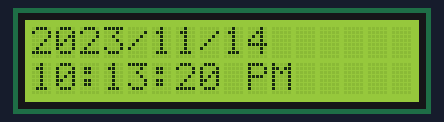
Recording of a sketch running on a simulated Arduino Uno, built with avr-gcc and run on an emulated ATmega328P. Parts: 16×2 character LCD. The local clock reads 2024-03-15 10:24:30 at power-on unless the sketch sets it; what the sketch prints to the serial monitor is not drawn.

Above: at 1.1 s.
At 5.3 s:
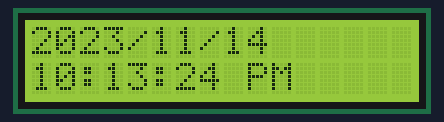
At 10.4 s:
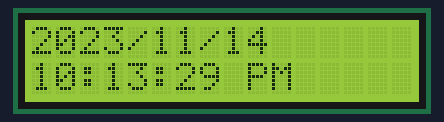
At 16.6 s:
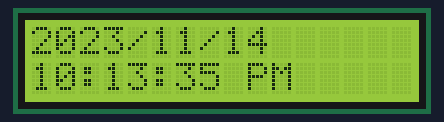
At 23.8 s:
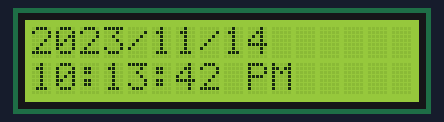
At 38.3 s:
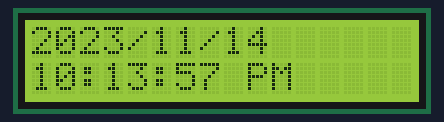

The sketch:

rtctestlcd.ino
```cpp
// Date and time functions using a DS1307 RTC connected via I2C and Wire lib

#include <Wire.h>
#include "RTClib.h"
#include <LiquidCrystal_I2C.h>//this is the special I2C LCD display library that came with the display


RTC_DS1307 RTC;
// set the LCD address to 0x27 or 0x3F for a 16 chars 2 line display
// Set the pins on the I2C chip used for LCD connections:
//                    addr, en,rw,rs,d4,d5,d6,d7,bl,blpol
LiquidCrystal_I2C lcd(0x27, 2, 1, 0, 4, 5, 6, 7, 3, POSITIVE);  // Set the LCD I2C address


void setup () {
//    Serial.begin(57600);
    Serial.begin(38400);
    Wire.begin();
    RTC.begin();

  if (! RTC.isrunning()) {
    Serial.println("RTC is NOT running!");
    // following line sets the RTC to the date & time this sketch was compiled
    RTC.adjust(DateTime(__DATE__, __TIME__));
  }
  //uncomment to adjust time regardless of whether it's set
  RTC.adjust(DateTime(__DATE__, __TIME__));

  lcd.begin(16,2);   // initialize the lcd for 16 chars 2 lines, turn on backlight
  lcd.backlight();

}

void loop () {
    DateTime now = RTC.now();

    Serial.print(now.year(), DEC);
    Serial.print('/');
    Serial.print(now.month(), DEC);
    Serial.print('/');
    Serial.print(now.day(), DEC);
    Serial.print(' ');
    Serial.print(now.hour(), DEC);
    Serial.print(':');
    Serial.print(now.minute(), DEC);
    Serial.print(':');
    Serial.print(now.second(), DEC);
    Serial.println();

    Serial.print(" since 1970 = ");
    Serial.print(now.unixtime());
    Serial.print("s = ");
    Serial.print(now.unixtime() / 86400L);
    Serial.println("d");

    // calculate a date which is 7 days and 30 seconds into the future
    DateTime future (now.unixtime() + 7 * 86400L + 30);

    Serial.print(" now + 7d + 30s: ");
    Serial.print(future.year(), DEC);
    Serial.print('/');
    Serial.print(future.month(), DEC);
    Serial.print('/');
    Serial.print(future.day(), DEC);
    Serial.print(' ');
    Serial.print(future.hour(), DEC);
    Serial.print(':');
    Serial.print(future.minute(), DEC);
    Serial.print(':');
    Serial.print(future.second(), DEC);
    Serial.println();

    Serial.println();
    delay(1000);

    //Serial.println(getDigitalTime(now));
    lcd.setCursor(0,0);
    lcd.print(getDigitalDate(now));
    lcd.setCursor(0,1);
    lcd.print(getDigitalTimeOnly(now));
}

String getDigitalDate (DateTime now) {
    String result = String(now.year()) + '/' + now.month() + '/' + now.day();
    return result;
}
String getDigitalTimeOnly (DateTime now) {
  String hourstring = "";
  String minstring = "";
  String secstring = "";
  String ampm = "";

  //add zeros to front of 1 character time components
  if (now.hour() < 10) {
    hourstring = String(0) + String(now.hour());
    ampm = "AM";
  }
  else if (now.hour() > 12) {
    int adjHour = now.hour() - 12;
    if (adjHour < 10) {
      hourstring = String(0) + String(adjHour);
    }
    else {
      hourstring = String(adjHour);
    }
    ampm = "PM";
  }
  if (now.minute() < 10) {
    minstring = String(0) + String(now.minute());
  }
  else {
    minstring = String(now.minute());
  }
  if (now.second() < 10) {
    secstring = String(0) + String(now.second());
  }
  else {
    secstring = String(now.second());
  }


  String result = hourstring + ':' + minstring + ':' + secstring + ' ' + ampm;
  return result;
}
```

Measured:
- what the display in image 0 shows lasts 1.0 s, from 1.1 s to 2.1 s
